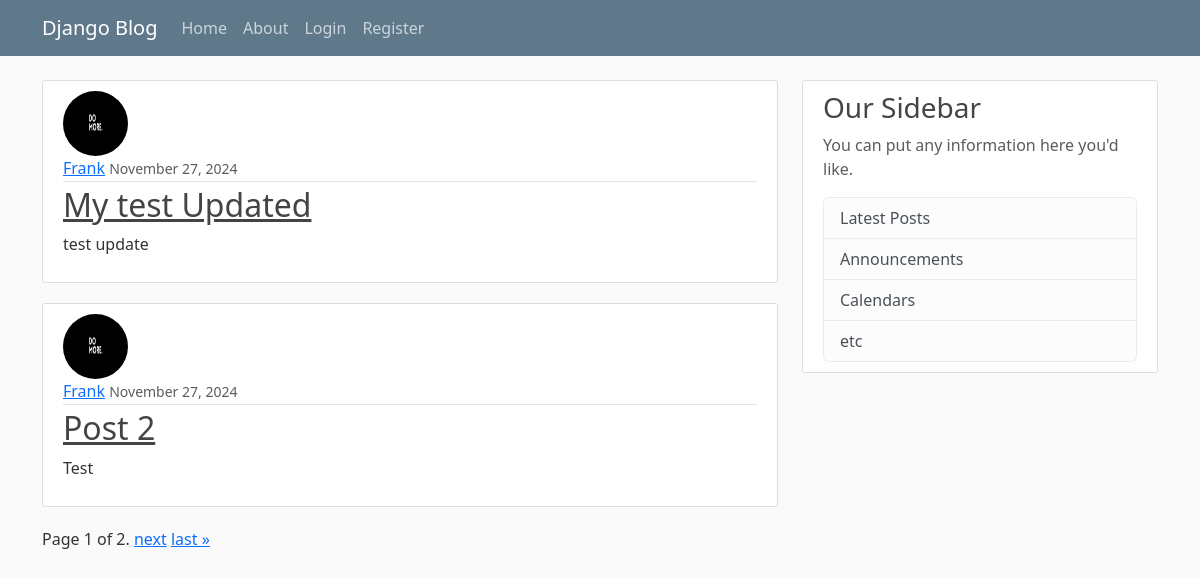
Before: / with the older database file.
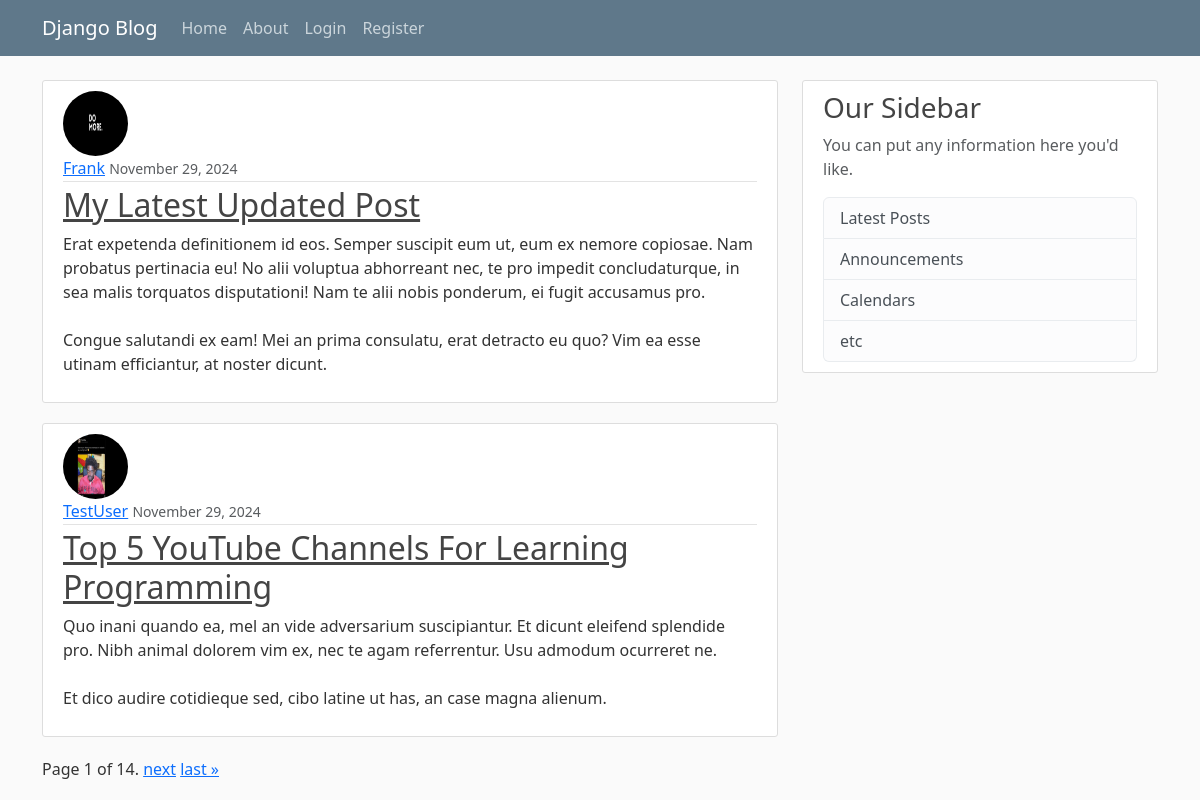
After: the same page with the newer database file.
### blog/models.py (models this page shows, shortened)
class Post(models.Model):
    title = models.CharField(max_length=100)
    content = models.TextField()
    date_posted = models.DateTimeField(default=timezone.now)
    author = models.ForeignKey(User, on_delete=models.CASCADE)

### users/models.py (models this page shows, shortened)
class Profile(models.Model):
    user = models.OneToOneField(User, on_delete=models.CASCADE)
    image = models.ImageField(default='default.jpg', upload_to='profile_pics')

### blog/views.py (the view)
# urls.py: path("", PostListView.as_view(), name="blog-home"),
class PostListView(ListView):
    model = Post
    template_name = "blog/home.html"  # by default django view look for <app>/<model>_<viewtype>.html
    context_object_name = "posts"  # by default the PostListView will call our context 'object' instead of 'posts'
    ordering = [
        "-date_posted"
    ]  # orders our post from newes to oldest ( remove - sign if you want to order from oldest to newest)
    paginate_by = 2

### blog/templates/blog/home.html (shortened to what this page needs)
{% extends "blog/base.html"%}
{%block content%}
{% for post in posts %}
<article class="media content-section">
  <img
    class="rounded-circle article-img"
    src="{{ post.author.profile.image.url}}"
    alt=""
  />
  <div class="media-body">
    <div class="article-metadata">
      <a class="mr-2" href="{% url 'user-posts' post.author.username %}">{{ post.author }}</a>
      <small class="text-muted">{{ post.date_posted|date:"F d, Y" }}</small>
    </div>
    <h2><a class="article-title" href="{% url 'post-detail' post.id %}">{{ post.title }}</a></h2>
    <p class="article-content">{{ post.content }}</p>
  </div>
</article>
{% endfor %}
<div class="pagination">
  <span class="step-links">
      <span class="current">
          Page {{ page_obj.number }} of {{ page_obj.paginator.num_pages }}.
      </span>
      {% if page_obj.has_next %}
          <a href="?page={{ page_obj.next_page_number }}">next</a>
          <a href="?page={{ page_obj.paginator.num_pages }}">last &raquo;</a>
      {% endif %}
  </span>
</div>
{%endblock content%}

Changed rows visible on the page:
no longer on this page (row unchanged): Post: author.profile.image (picture), author "Frank", date_posted "November 27, 2024", title "My test Updated", content "test update"
no longer on this page (row unchanged): Post: author.profile.image (picture), author "Frank", date_posted "November 27, 2024", title "Post 2", content "Test"
added Post: author.profile.image (picture), author "Frank", date_posted "November 29, 2024", title "My Latest Updated Post", content "Erat expetenda definitionem id eos. Semper suscipit eum ut, eum ex nemore copiosae. Nam probatus pertinacia eu! No alii voluptua abhorreant nec, te pro impedit concludaturque, in sea malis torquatos disputationi! Nam te alii nobis ponderum, ei fugit accusamus pro. Congue salutandi ex eam! Mei an prima consulatu, erat detracto eu quo? Vim ea esse utinam efficiantur, at noster dicunt."
added Post: author.profile.image (placeholder picture), author "TestUser", date_posted "November 29, 2024", title "Top 5 YouTube Channels For Learning Programming", content "Quo inani quando ea, mel an vide adversarium suscipiantur. Et dicunt eleifend splendide pro. Nibh animal dolorem vim ex, nec te agam referrentur. Usu admodum ocurreret ne. Et dico audire cotidieque sed, cibo latine ut has, an case magna alienum."
Other visible differences:
{{ page_obj.paginator.num_pages }}: "2" → "14"
